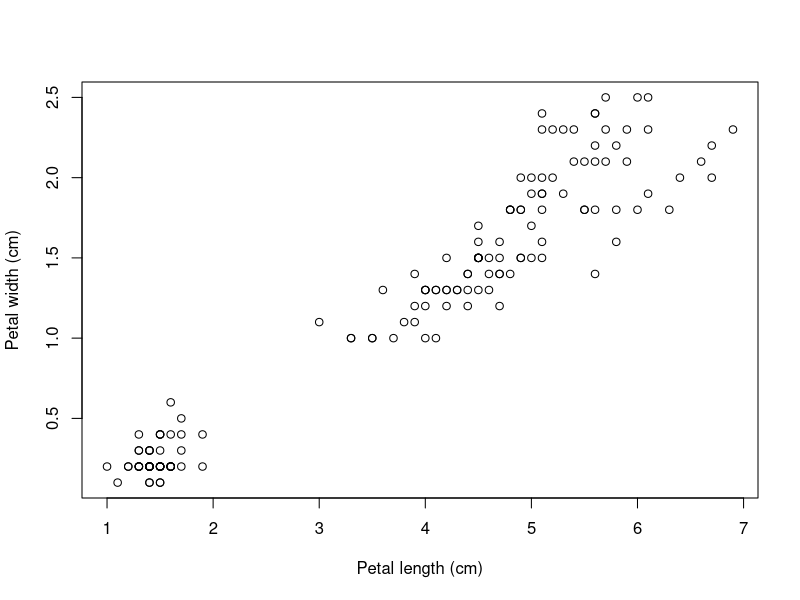

Write R code to recreate this figure.
## ---- chunk 1
#Plot the iris data for length and width

# if you don't want to show your code only the plot you can type:
#```{r echo = FALSE}

plot(x = iris$Petal.Length,
     y = iris$Petal.Width,
     xlab = "Petal length (cm)",
     ylab = "Petal width (cm)")

## ---- chunk 2
length.v.width <- lm(iris$Petal.Length ~ iris$Petal.Width)
model.summary<- summary (length.v.width)
#model.summary  after it won't print the summary of the test
